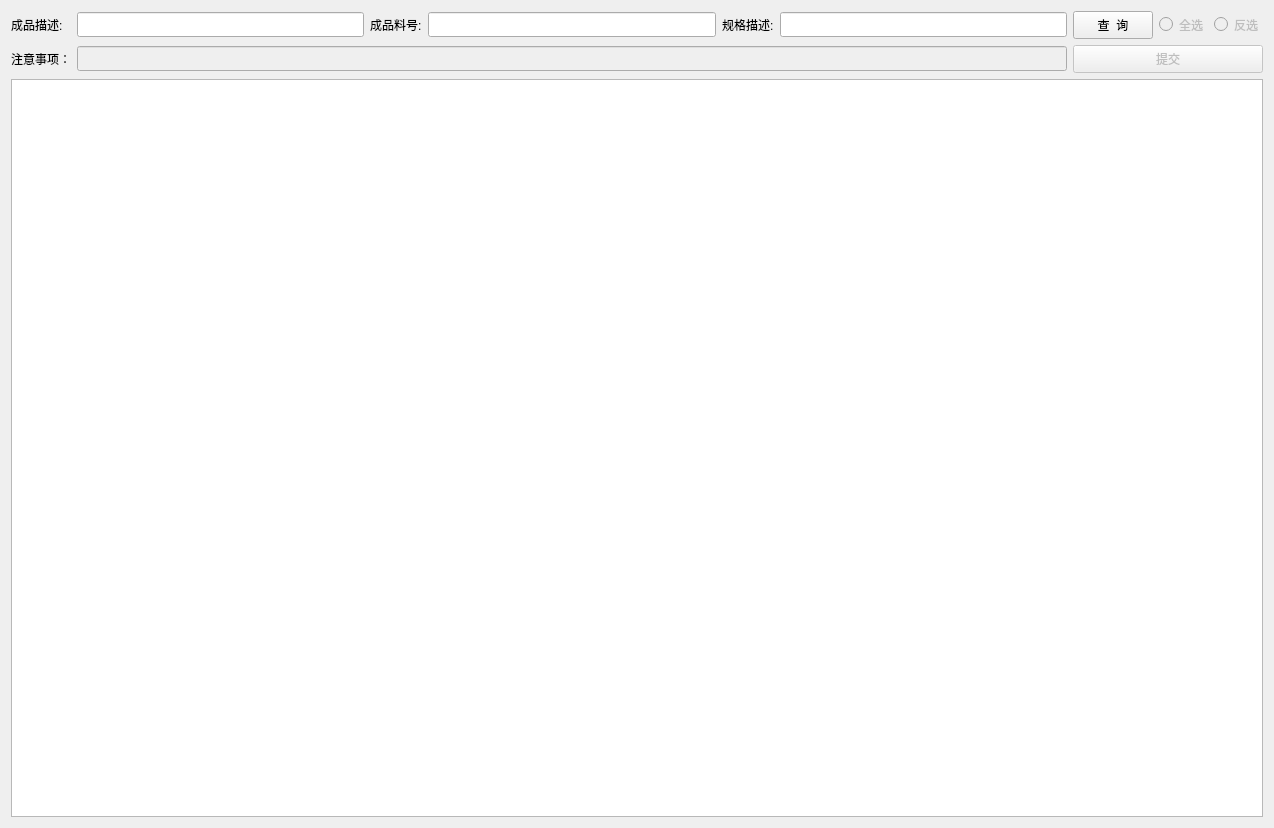
<?xml version="1.0" encoding="UTF-8"?>
<ui version="4.0">
 <class>Form</class>
 <widget class="QWidget" name="Form">
  <property name="geometry">
   <rect>
    <x>0</x>
    <y>0</y>
    <width>1274</width>
    <height>828</height>
   </rect>
  </property>
  <property name="windowTitle">
   <string>Form</string>
  </property>
  <layout class="QGridLayout" name="gridLayout">
   <item row="0" column="0">
    <widget class="QLabel" name="label">
     <property name="minimumSize">
      <size>
       <width>0</width>
       <height>25</height>
      </size>
     </property>
     <property name="maximumSize">
      <size>
       <width>16777215</width>
       <height>25</height>
      </size>
     </property>
     <property name="text">
      <string>成品描述:</string>
     </property>
    </widget>
   </item>
   <item row="0" column="1">
    <widget class="QLineEdit" name="projectName_Ledit">
     <property name="minimumSize">
      <size>
       <width>0</width>
       <height>25</height>
      </size>
     </property>
     <property name="maximumSize">
      <size>
       <width>16777215</width>
       <height>25</height>
      </size>
     </property>
    </widget>
   </item>
   <item row="0" column="2">
    <widget class="QLabel" name="label_2">
     <property name="minimumSize">
      <size>
       <width>0</width>
       <height>25</height>
      </size>
     </property>
     <property name="maximumSize">
      <size>
       <width>16777215</width>
       <height>25</height>
      </size>
     </property>
     <property name="text">
      <string>成品料号:</string>
     </property>
    </widget>
   </item>
   <item row="0" column="3">
    <widget class="QLineEdit" name="projectNum_Ledit">
     <property name="minimumSize">
      <size>
       <width>0</width>
       <height>25</height>
      </size>
     </property>
     <property name="maximumSize">
      <size>
       <width>16777215</width>
       <height>25</height>
      </size>
     </property>
    </widget>
   </item>
   <item row="0" column="4">
    <widget class="QLabel" name="label_3">
     <property name="minimumSize">
      <size>
       <width>0</width>
       <height>25</height>
      </size>
     </property>
     <property name="maximumSize">
      <size>
       <width>16777215</width>
       <height>25</height>
      </size>
     </property>
     <property name="text">
      <string>规格描述:</string>
     </property>
    </widget>
   </item>
   <item row="0" column="5">
    <widget class="QLineEdit" name="projectSpec_Ledit">
     <property name="minimumSize">
      <size>
       <width>0</width>
       <height>25</height>
      </size>
     </property>
     <property name="maximumSize">
      <size>
       <width>16777215</width>
       <height>25</height>
      </size>
     </property>
    </widget>
   </item>
   <item row="0" column="6">
    <widget class="QPushButton" name="search_btn">
     <property name="minimumSize">
      <size>
       <width>0</width>
       <height>28</height>
      </size>
     </property>
     <property name="maximumSize">
      <size>
       <width>16777215</width>
       <height>28</height>
      </size>
     </property>
     <property name="text">
      <string>查  询</string>
     </property>
    </widget>
   </item>
   <item row="0" column="7">
    <widget class="QRadioButton" name="allChoose_Rad">
     <property name="enabled">
      <bool>false</bool>
     </property>
     <property name="minimumSize">
      <size>
       <width>0</width>
       <height>25</height>
      </size>
     </property>
     <property name="maximumSize">
      <size>
       <width>16777215</width>
       <height>25</height>
      </size>
     </property>
     <property name="text">
      <string>全选</string>
     </property>
    </widget>
   </item>
   <item row="0" column="8">
    <widget class="QRadioButton" name="inverse_Rad">
     <property name="enabled">
      <bool>false</bool>
     </property>
     <property name="minimumSize">
      <size>
       <width>0</width>
       <height>25</height>
      </size>
     </property>
     <property name="maximumSize">
      <size>
       <width>16777215</width>
       <height>25</height>
      </size>
     </property>
     <property name="text">
      <string>反选</string>
     </property>
    </widget>
   </item>
   <item row="1" column="0">
    <widget class="QLabel" name="label_4">
     <property name="minimumSize">
      <size>
       <width>0</width>
       <height>25</height>
      </size>
     </property>
     <property name="maximumSize">
      <size>
       <width>16777215</width>
       <height>16777215</height>
      </size>
     </property>
     <property name="text">
      <string>注意事项：</string>
     </property>
    </widget>
   </item>
   <item row="1" column="1" colspan="5">
    <widget class="QLineEdit" name="waringIforma_Ledit">
     <property name="enabled">
      <bool>false</bool>
     </property>
     <property name="minimumSize">
      <size>
       <width>0</width>
       <height>25</height>
      </size>
     </property>
     <property name="maximumSize">
      <size>
       <width>16777215</width>
       <height>16777215</height>
      </size>
     </property>
    </widget>
   </item>
   <item row="1" column="6" colspan="3">
    <widget class="QPushButton" name="commit_btn">
     <property name="enabled">
      <bool>false</bool>
     </property>
     <property name="minimumSize">
      <size>
       <width>0</width>
       <height>28</height>
      </size>
     </property>
     <property name="maximumSize">
      <size>
       <width>16777215</width>
       <height>28</height>
      </size>
     </property>
     <property name="text">
      <string>提交</string>
     </property>
    </widget>
   </item>
   <item row="2" column="0" colspan="9">
    <widget class="QTableView" name="display_tab"/>
   </item>
  </layout>
 </widget>
 <resources/>
 <connections>
  <connection>
   <sender>search_btn</sender>
   <signal>clicked()</signal>
   <receiver>Form</receiver>
   <slot>search_btn_click()</slot>
   <hints>
    <hint type="sourcelabel">
     <x>1122</x>
     <y>28</y>
    </hint>
    <hint type="destinationlabel">
     <x>1273</x>
     <y>123</y>
    </hint>
   </hints>
  </connection>
  <connection>
   <sender>allChoose_Rad</sender>
   <signal>clicked()</signal>
   <receiver>display_tab</receiver>
   <slot>selectAll()</slot>
   <hints>
    <hint type="sourcelabel">
     <x>1184</x>
     <y>24</y>
    </hint>
    <hint type="destinationlabel">
     <x>1184</x>
     <y>80</y>
    </hint>
   </hints>
  </connection>
  <connection>
   <sender>inverse_Rad</sender>
   <signal>clicked()</signal>
   <receiver>Form</receiver>
   <slot>inverse_rad_checked()</slot>
   <hints>
    <hint type="sourcelabel">
     <x>1243</x>
     <y>25</y>
    </hint>
    <hint type="destinationlabel">
     <x>1277</x>
     <y>98</y>
    </hint>
   </hints>
  </connection>
 </connections>
 <slots>
  <slot>search_btn_click()</slot>
  <slot>inverse_rad_checked()</slot>
 </slots>
</ui>
